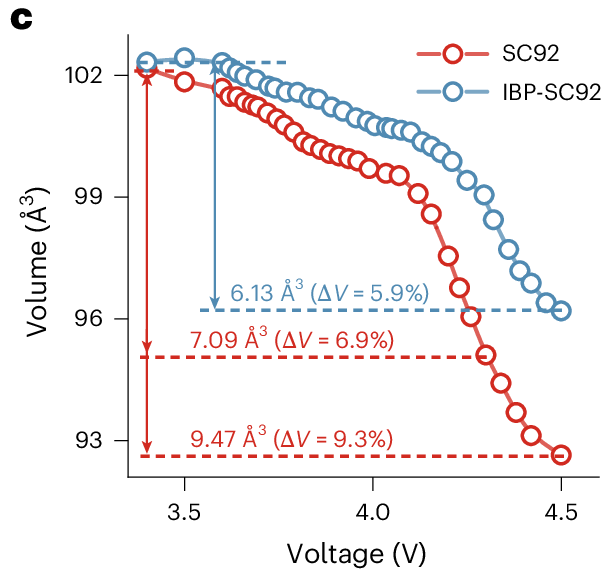

Recreate this plot in Python.
import matplotlib.pyplot as plt
import numpy as np

# --- Data Simulation ---
voltage = np.linspace(3.4, 4.5, 40)

# Volume (SC92) - Red
# Drops sharply
vol_sc92 = 102.0 - 0.5 * (voltage - 3.4)
mask_drop = voltage > 4.0
vol_sc92[mask_drop] = 101.7 - 18 * (voltage[mask_drop] - 4.0)**2
# Add curvature
vol_sc92 = np.maximum(92.5, vol_sc92)

# Volume (IBP-SC92) - Blue
# Drops less
vol_ibp = 102.2 - 0.4 * (voltage - 3.4)
vol_ibp[mask_drop] = 101.9 - 12 * (voltage[mask_drop] - 4.0)**2
vol_ibp = np.maximum(96.0, vol_ibp)

# --- Plotting ---
fig, ax = plt.subplots(figsize=(5, 5), dpi=150)

# SC92
ax.plot(voltage, vol_sc92, 'o-', color='#D64030', mfc='white', mew=2, label='SC92', markersize=8)
# IBP-SC92
ax.plot(voltage, vol_ibp, 'o-', color='#5B9BD5', mfc='white', mew=2, label='IBP-SC92', markersize=8)

# Annotations (Red)
ax.annotate('', xy=(3.45, 102), xytext=(3.45, 95.0), arrowprops=dict(arrowstyle='<->', color='#D64030'))
ax.annotate('', xy=(3.45, 95.0), xytext=(3.45, 92.5), arrowprops=dict(arrowstyle='<->', color='#D64030'))
ax.hlines(95.0, 3.4, 4.3, linestyles='--', colors='#D64030')
ax.hlines(92.5, 3.4, 4.5, linestyles='--', colors='#D64030')
ax.text(3.5, 95.2, r'7.09 $\AA^3$ ($\Delta V = 6.9\%$)', color='#D64030', fontsize=10)
ax.text(3.5, 92.7, r'9.47 $\AA^3$ ($\Delta V = 9.3\%$)', color='#D64030', fontsize=10)

# Annotations (Blue)
ax.annotate('', xy=(3.6, 102.2), xytext=(3.6, 96.1), arrowprops=dict(arrowstyle='<->', color='#5B9BD5'))
ax.hlines(96.1, 3.6, 4.5, linestyles='--', colors='#5B9BD5')
ax.text(3.65, 96.3, r'6.13 $\AA^3$ ($\Delta V = 5.9\%$)', color='#5B9BD5', fontsize=10)

# Styling
ax.set_xlabel('Voltage (V)', fontsize=14)
ax.set_ylabel(r'Volume ($\AA^3$)', fontsize=14)
ax.set_ylim(92, 103)
ax.set_xlim(3.35, 4.6)

# Legend
ax.legend(frameon=False, loc='upper right', fontsize=12)

# Ticks
ax.minorticks_on()
ax.tick_params(direction='out', top=False, right=False)
ax.spines['top'].set_visible(False)
ax.spines['right'].set_visible(False)

plt.tight_layout()
plt.show()
